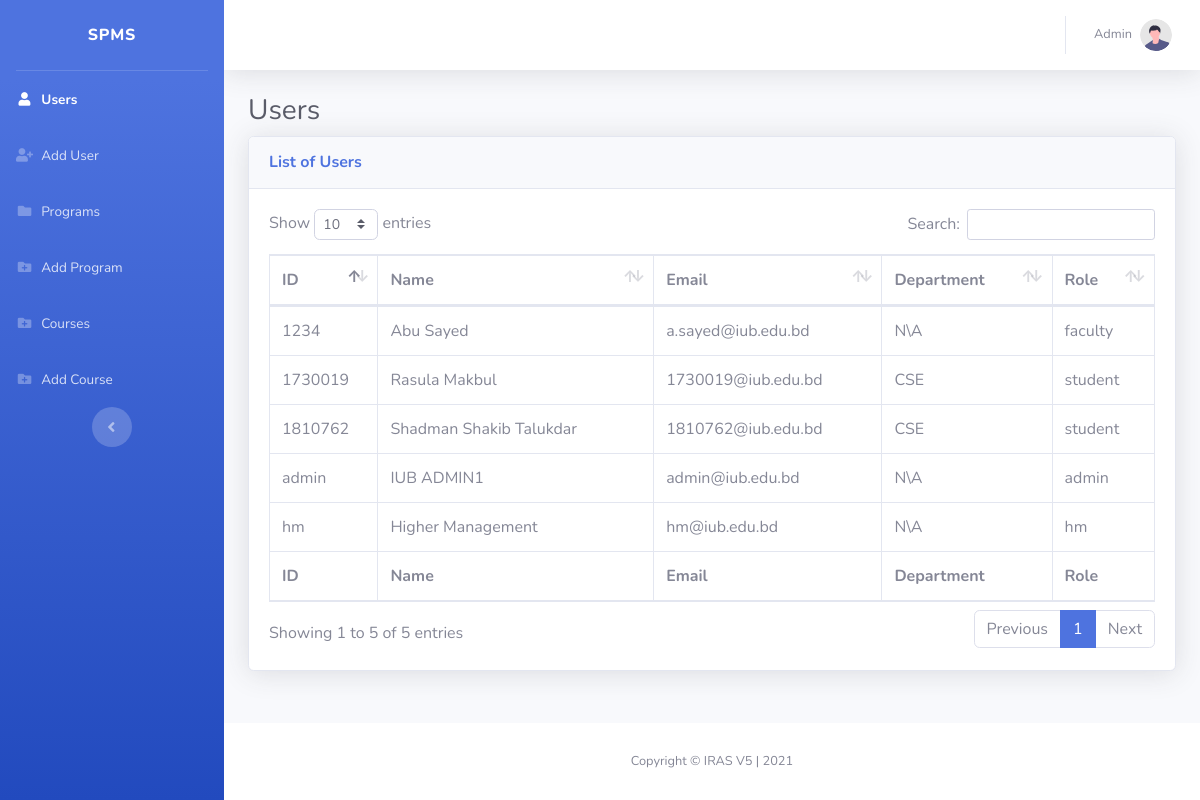
The app's page /SystemDesign/admin/users.php (signed in) with its own data.
### tables this page shows
CREATE TABLE `tbluser` (
  `sl` int(11) NOT NULL,
  `userID` varchar(100) NOT NULL,
  `firstName` varchar(100) NOT NULL,
  `lastName` varchar(100) NOT NULL,
  `programID` varchar(100) NOT NULL,
  `email` varchar(250) NOT NULL,
  `password` varchar(50) NOT NULL,
  `role` varchar(10) NOT NULL
);

### SystemDesign/admin/users.php (the view, shortened to what this page needs)
<?php
    require '../php/mysql.php';
    $sql = "SELECT * FROM tbluser";
    $users = $mysql->query($sql);
?>
<!DOCTYPE html>
<html lang="en">
<head>
    <link href="../vendor/fontawesome-free/css/all.min.css" rel="stylesheet" type="text/css">
    <link href="../css/sb-admin-2.min.css" rel="stylesheet">
    <link href="../vendor/datatables/dataTables.bootstrap4.min.css" rel="stylesheet">
</head>
<body id="page-top">
    <div id="wrapper">
        <ul class="navbar-nav bg-gradient-primary sidebar sidebar-dark accordion" id="accordionSidebar">
            <a class="sidebar-brand d-flex align-items-center justify-content-center" href="index.html">
                <div class="sidebar-brand-text mx-3">SPMS</div>
            </a>
            <hr class="sidebar-divider my-0">
            <li class="nav-item active">
                <a class="nav-link" href="users.php">
                    <i class="fas fa-fw fa-user"></i>
                    <span>Users</span></a>
            </li>
            <li class="nav-item">
                <a class="nav-link" href="add-user.php">
                    <i class="fas fa-fw fa-user-plus"></i>
                    <span>Add User</span></a>
            </li>
            <li class="nav-item">
                <a class="nav-link" href="programs.php">
                    <i class="fas fa-fw fa-folder"></i>
                    <span>Programs</span></a>
            </li>
            <li class="nav-item">
                <a class="nav-link" href="add-program.php">
                    <i class="fas fa-fw fa-folder-plus"></i>
                    <span>Add Program</span></a>
            </li>
            <li class="nav-item">
                <a class="nav-link" href="courses.php">
                    <i class="fas fa-fw fa-folder-plus"></i>
                    <span>Courses</span></a>
            </li>
            <li class="nav-item">
                <a class="nav-link" href="add-course.php">
                    <i class="fas fa-fw fa-folder-plus"></i>
                    <span>Add Course</span></a>
            </li>
            <div class="text-center d-none d-md-inline">
                <button class="rounded-circle border-0" id="sidebarToggle"></button>
            </div>
        </ul>
        <div id="content-wrapper" class="d-flex flex-column">
            <div id="content">
                <nav class="navbar navbar-expand navbar-light bg-white topbar mb-4 static-top shadow">
                    <ul class="navbar-nav ml-auto">
                        <li class="nav-item dropdown no-arrow">
                            <a class="nav-link dropdown-toggle" href="#" id="userDropdown" role="button"
                                data-toggle="dropdown" aria-haspopup="true" aria-expanded="false">
                                <span class="mr-2 d-none d-lg-inline text-gray-600 small">Admin</span>
                                <img class="img-profile rounded-circle"
                                    src="../img/undraw_profile.svg">
                            </a>
                        </li>
                    </ul>
                </nav>
                <div class="container-fluid">
                    <h1 class="h3 mb-2 text-gray-800">Users</h1>
                    <div class="card shadow mb-4">
                        <div class="card-header py-3">
                            <h6 class="m-0 font-weight-bold text-primary">List of Users</h6>
                        </div>
                        <div class="card-body">
                            <div class="table-responsive">
                                <table class="table table-bordered" id="dataTable" width="100%" cellspacing="0">
                                    <thead>
                                        <tr>
                                            <th>ID</th>
                                            <th>Name</th>
                                            <th>Email</th>
                                            <th>Department</th>
                                            <th>Role</th>
                                        </tr>
                                    </thead>
                                    <tfoot>
                                        <tr>
                                            <th>ID</th>
                                            <th>Name</th>
                                            <th>Email</th>
                                            <th>Department</th>
                                            <th>Role</th>
                                        </tr>
                                    </tfoot>
                                    <tbody>
                                        <?php
                                            foreach($users as $user){
                                                echo "<tr>
                                                    <td>".$user['userID']."</td>
                                                    <td>".$user['firstName']." ".$user['lastName']."</td>
                                                    <td>".$user['email']."</td>
                                                    <td>";
                                                if($user['role']=='student'){
                                                    echo $user['programID'];
                                                }else{
                                                    echo "N\A";
                                                }
                                                echo"</td>
                                                    <td>".$user['role']."</td>
                                                </tr>";
                                            }
                                        ?>
                                    </tbody>
                                </table>
                            </div>
                        </div>
                    </div>
                </div>
            </div>
            <footer class="sticky-footer bg-white">
                <div class="container my-auto">
                    <div class="copyright text-center my-auto">
                        <span>Copyright &copy; IRAS V5 | 2021</span>
                    </div>
                </div>
            </footer>
        </div>
    </div>
</body>
</html>

### records on screen
tbluser: userID "admin", firstName "IUB", lastName "ADMIN1", email "admin@iub.edu.bd", shows "N\\A", role "admin"
tbluser: userID "1730019", firstName "Rasula", lastName "Makbul", email "1730019@iub.edu.bd", programID "CSE", role "student"
tbluser: userID "1234", firstName "Abu", lastName "Sayed", email "a.sayed@iub.edu.bd", shows "N\\A", role "faculty"
tbluser: userID "hm", firstName "Higher", lastName "Management", email "hm@iub.edu.bd", shows "N\\A", role "hm"
tbluser: userID "1810762", firstName "Shadman Shakib", lastName "Talukdar", email "1810762@iub.edu.bd", programID "CSE", role "student"
